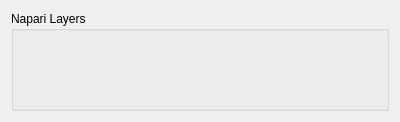
<?xml version="1.0" encoding="UTF-8"?>
<ui version="4.0">
 <class>BaseWidget</class>
 <widget class="QWidget" name="BaseWidget">
  <property name="geometry">
   <rect>
    <x>0</x>
    <y>0</y>
    <width>400</width>
    <height>112</height>
   </rect>
  </property>
  <property name="windowTitle">
   <string>Form</string>
  </property>
  <layout class="QVBoxLayout" name="verticalLayout_2">
   <item>
    <widget class="QGroupBox" name="gbNapariLayers">
     <property name="minimumSize">
      <size>
       <width>0</width>
       <height>100</height>
      </size>
     </property>
     <property name="maximumSize">
      <size>
       <width>16777215</width>
       <height>100</height>
      </size>
     </property>
     <property name="title">
      <string>Napari Layers</string>
     </property>
     <layout class="QVBoxLayout" name="verticalLayout">
      <property name="leftMargin">
       <number>6</number>
      </property>
      <property name="topMargin">
       <number>6</number>
      </property>
      <property name="bottomMargin">
       <number>6</number>
      </property>
      <item>
       <widget class="QWidget" name="layersWidget" native="true"/>
      </item>
     </layout>
    </widget>
   </item>
  </layout>
 </widget>
 <resources/>
 <connections/>
</ui>
